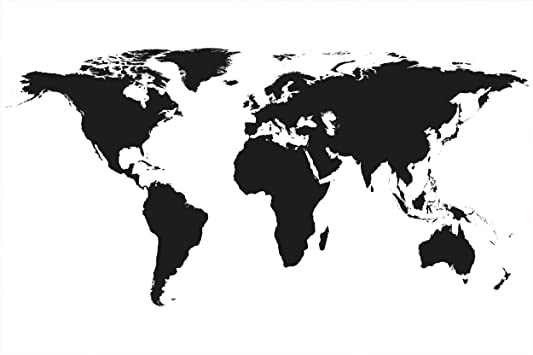
#> input picture mapa_mundi_binario.jpg, 533 x 355 px
$ python current.py
#> lines starting #> are read from the running program, lines starting #| are printed output that depends on the picture; after the words box and inside, x2 and y2 are one past the last pixel; in counts of white or black regions, pixels touching at a corner belong together
import numpy as np
import cv2
import random
from heapq import heappop, heappush

# Constants
COLOR_WATER = [255, 0, 0]
COLOR_GROUND = [37, 73, 141]
COLOR_TRAVEL = [0, 0, 255]
COLOR_PORT = [154, 152, 150]
COLOR_DESTINY_PORT = [0, 255, 0]
COLOR_STORM = [128, 128, 128]
COLOR_BOAT = [65, 138, 222]

ID_GROUND = 0
ID_WATER = 1
ID_PORT = 2
ID_DESTINY_PORT = 3
ID_BOAT = 5
ID_STORM = 6
ID_TRAVEL = 7

PORT_POSITION = [[41, 40], [60, 22], [78, 29], [49, 72], [62, 72]]
STORM_POSITION = [
    [[20, 30], [30, 40]],
    [[55, 65], [10, 20]],
    [[80, 90], [60, 70]],
    [[10, 20], [70, 80]],
    [[40, 50], [85, 95]],
]

SIZE_RENDER = (355, 533)
SIZE_GAME = (100, 100)
X_MIN = 100
X_MAX = 300
Y_MIN = 50
Y_MAX = 200

WORLD_MAP_PATH = "mapa_mundi_binario.jpg"  # Update with your path

class Environment:
    def __init__(self):
        self.np_game = cv2.imread(WORLD_MAP_PATH, cv2.IMREAD_GRAYSCALE)
#> self.np_game: shape (355, 533); min 0, max 255, mean 205.8
        if self.np_game is None:
            raise FileNotFoundError(f"Cannot read the image at {WORLD_MAP_PATH}")

        self.np_game = self.np_game[Y_MIN:Y_MAX, X_MIN:X_MAX]
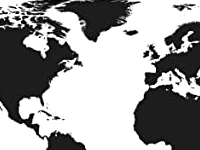
#> self.np_game: shape (150, 200); min 0, max 255, mean 154.8
        self.np_game = cv2.resize(self.np_game, SIZE_GAME, interpolation=cv2.INTER_AREA)
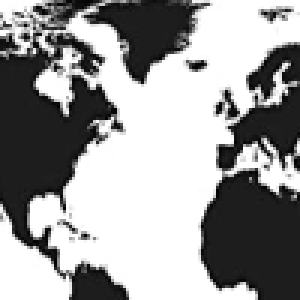
#> self.np_game: shape (100, 100) (shown 3 times larger); min 0, max 255, mean 154.8
        _, self.np_game = cv2.threshold(self.np_game, 128, 1, cv2.THRESH_BINARY)
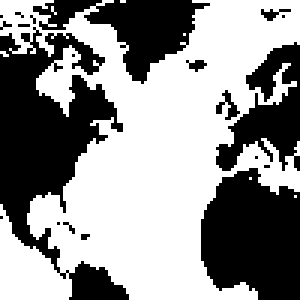
#> self.np_game: shape (100, 100) (shown 3 times larger); values 0 (black) and 1 (white), 57.1% white; 20 black regions (15 under 20 px), largest, box (x1, y1, x2, y2) and area: (0, 9, 43, 100) 1757, (67, 56, 100, 100) 1158, (11, 0, 70, 28) 687, (72, 14, 100, 57) 589, (72, 30, 80, 40) 32
        self.np_game = self.np_game.astype(int)

        for x, y in PORT_POSITION:
            if 0 <= x < SIZE_GAME[0] and 0 <= y < SIZE_GAME[1]:
                self.np_game[x, y] = ID_PORT
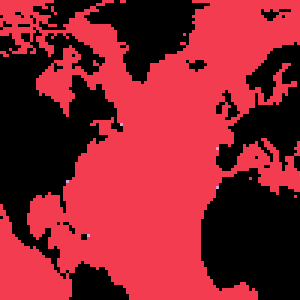
#> self.np_game: shape (100, 100) int64 (shown 3 times larger); 3 distinct labels, from 0 to 2; one colour per label, 0 black

        self.state = []
        self.done = False
        self.reward = 0
        self.cargo = 0
        self.fuel = 100
        self.port_cargo = {}
        self.storm_active = {}
        self.storm_size = {}
        self.original_storm_positions = STORM_POSITION.copy()
        self.storm_movement_range = {}
        self.current_port_index = 0

        self.initialize_ports()
        self.initialize_storms()

    def initialize_ports(self):
        for i in range(len(PORT_POSITION)):
            self.port_cargo[i] = [random.randint(5, 20), random.randint(5, 20)]

    def initialize_storms(self):
        for i in range(len(STORM_POSITION)):
            # Only activate the storm if it's on a water tile
            if self.is_storm_on_water(STORM_POSITION[i]):
                self.storm_active[i] = random.random() < 0.3
            else:
                self.storm_active[i] = False  # Deactivate if not on water
            self.storm_size[i] = random.randint(5, 10)
            self.storm_movement_range[i] = (
                (-2, 2),  # x movement range
                (-2, 2)   # y movement range
            )

    def is_storm_on_water(self, storm_pos):
        """Checks if a storm's initial position is entirely on water tiles."""
        for x in range(storm_pos[0][0], storm_pos[0][1]):
            for y in range(storm_pos[1][0], storm_pos[1][1]):
                if 0 <= x < SIZE_GAME[0] and 0 <= y < SIZE_GAME[1]:
                    if self.np_game[x, y] != ID_WATER:
                        return False
                else:
                    return False  # Out of bounds is considered not on water
        return True

    def is_valid_storm_move(self, new_pos):
        """Checks if a new storm position is entirely on water tiles."""
        for x in range(new_pos[0][0], new_pos[0][1]):
            for y in range(new_pos[1][0], new_pos[1][1]):
                if 0 <= x < SIZE_GAME[0] and 0 <= y < SIZE_GAME[1]:
                    if self.np_game[x, y] != ID_WATER:
                        return False
                else:
                    return False  # Out of bounds is considered invalid
        return True

    def update_storms(self):
        temp_storm_cells = {}

        for storm_index, active in self.storm_active.items():
            if active:
                x_range, y_range = self.storm_movement_range[storm_index]
                dx = random.randint(x_range[0], x_range[1])
                dy = random.randint(y_range[0], y_range[1])

                new_pos = [
                    [
                        self.original_storm_positions[storm_index][0][0] + dx,
                        self.original_storm_positions[storm_index][0][1] + dx,
                    ],
                    [
                        self.original_storm_positions[storm_index][1][0] + dy,
                        self.original_storm_positions[storm_index][1][1] + dy,
                    ],
                ]

                # Keep within bounds and ensure new position is on water
                new_pos[0][0] = max(0, min(new_pos[0][0], SIZE_GAME[0] - self.storm_size[storm_index]))
                new_pos[0][1] = max(0, min(new_pos[0][1], SIZE_GAME[0] - self.storm_size[storm_index]))
                new_pos[1][0] = max(0, min(new_pos[1][0], SIZE_GAME[1] - self.storm_size[storm_index]))
                new_pos[1][1] = max(0, min(new_pos[1][1], SIZE_GAME[1] - self.storm_size[storm_index]))

                # If the new position is valid (entirely on water), update the storm's position
                if self.is_valid_storm_move(new_pos):
                    STORM_POSITION[storm_index] = new_pos

                    for x in range(new_pos[0][0], new_pos[0][1]):
                        for y in range(new_pos[1][0], new_pos[1][1]):
                            if 0 <= x < SIZE_GAME[0] and 0 <= y < SIZE_GAME[1]:
                                temp_storm_cells[(x, y)] = True
                else:
                    # If the move is invalid, deactivate the storm
                    self.storm_active[storm_index] = False

        # Reset all ID_STORM cells to ID_WATER
        for x in range(SIZE_GAME[0]):
            for y in range(SIZE_GAME[1]):
                if self.np_game[x, y] == ID_STORM:
                    self.np_game[x, y] = ID_WATER

        # Update cells that are going to be covered by storms to ID_STORM
        for (x, y) in temp_storm_cells:
            self.np_game[x, y] = ID_STORM

    def calculate_fuel_cost(self, start, end):
        distance = np.sqrt((end[0] - start[0]) ** 2 + (end[1] - start[1]) ** 2)
        return distance * (1 + random.uniform(-0.1, 0.1))

    def render_real_time(self):
        np_render = np.zeros((self.np_game.shape[0], self.np_game.shape[1], 3), dtype="uint8")

        np_render[self.np_game == ID_WATER] = COLOR_WATER
        np_render[self.np_game == ID_GROUND] = COLOR_GROUND

        for storm_index, active in self.storm_active.items():
            if active:
                for x in range(STORM_POSITION[storm_index][0][0], STORM_POSITION[storm_index][0][1]):
                    for y in range(STORM_POSITION[storm_index][1][0], STORM_POSITION[storm_index][1][1]):
                        if 0 <= x < SIZE_GAME[0] and 0 <= y < SIZE_GAME[1]:
                            np_render[x, y] = COLOR_STORM

        np_render[self.np_game == ID_PORT] = COLOR_PORT
        np_render[self.np_game == ID_DESTINY_PORT] = COLOR_DESTINY_PORT
        np_render[self.np_game == ID_TRAVEL] = COLOR_TRAVEL

        x, y = np.where(self.np_game == ID_BOAT)
        if len(x) > 0 and len(y) > 0:
            x, y = x[0], y[0]
            np_render[x, y - 3:y + 3, :] = COLOR_BOAT
            np_render[x + 1, y - 2:y + 2, :] = COLOR_BOAT
            np_render[x - 4:x, y, :] = [0, 0, 0]
            np_render[x - 4:x - 1, y + 1, :] = [255, 255, 255]
            np_render[x - 3, y + 2, :] = [255, 255, 255]

        frame_resized = cv2.resize(np_render, SIZE_RENDER, interpolation=cv2.INTER_AREA)
        font = cv2.FONT_HERSHEY_SIMPLEX

        # Display stats
        cv2.putText(frame_resized, f"Fuel: {self.fuel:.2f}", (10, 20), font, 0.5, (255, 255, 255), 1, cv2.LINE_AA)
        cv2.putText(frame_resized, f"Cargo: {self.cargo}", (10, 40), font, 0.5, (255, 255, 255), 1, cv2.LINE_AA)
        cv2.putText(frame_resized, f"Reward: {self.reward}", (10, 60), font, 0.5, (255, 255, 255), 1, cv2.LINE_AA)

        # Display port info
        port_info_y = 80
        for port_index, cargo in self.port_cargo.items():
            cv2.putText(frame_resized, f"P{port_index + 1} - Drop: {cargo[0]}, Pick: {cargo[1]}",
                       (10, port_info_y), font, 0.5, (255, 255, 255), 1, cv2.LINE_AA)
            port_info_y += 20

        cv2.imshow("Environment", frame_resized)
        key = cv2.waitKey(100)
        if key == ord("q"):
            cv2.destroyAllWindows()
            exit()

    def reset(self):
        self.np_game[((self.np_game == ID_BOAT) + (self.np_game == ID_TRAVEL))] = ID_WATER
        self.done = False
        self.reward = 0
        self.cargo = 0
        self.fuel = 100
        self.current_port_index = 0
        self.initialize_ports()
        self.initialize_storms()

        destination_port = PORT_POSITION[self.current_port_index]
        self.np_game[destination_port[0], destination_port[1]] = ID_BOAT
#> self.np_game: shape (100, 100) int64; 4 distinct labels, from 0 to 5
        self.state = destination_port

        return self.state

    def update_cargo_at_port(self):
        self.port_cargo[self.current_port_index] = [random.randint(5, 20), random.randint(5, 20)]

    def is_in_storm(self, x, y):
        for storm_index, active in self.storm_active.items():
            if active:
                if (STORM_POSITION[storm_index][0][0] <= x < STORM_POSITION[storm_index][0][1] and
                    STORM_POSITION[storm_index][1][0] <= y < STORM_POSITION[storm_index][1][1]):
                    return True
        return False

    def step(self):
        ship_x, ship_y = self.state
        self.current_port_index = (self.current_port_index + 1) % len(PORT_POSITION)
        target_port = PORT_POSITION[self.current_port_index]

        dx, dy = target_port[0] - ship_x, target_port[1] - ship_y
        move_x, move_y = np.sign(dx), np.sign(dy)

        if 0 <= ship_x + move_x < SIZE_GAME[0] and 0 <= ship_y + move_y < SIZE_GAME[1]:
            new_x, new_y = ship_x + move_x, ship_y + move_y
            fuel_cost = self.calculate_fuel_cost([ship_x, ship_y], [new_x, new_y])

            if self.fuel >= fuel_cost:
                if self.is_in_storm(new_x, new_y):
                    self.reward -= 5
                    if random.random() < 0.03:
                        self.cargo = 0
                        self.reward -= 50
                        print("Lost all cargo in the storm!")

                    if random.random() < 0.05:
                        move_x, move_y = 0, 0

                if self.np_game[new_x, new_y] == ID_GROUND:
                    self.reward -= 5
                else:
                    self.np_game[ship_x, ship_y] = ID_TRAVEL
                    self.np_game[new_x, new_y] = ID_BOAT
                    self.state = [new_x, new_y]
                    self.fuel -= fuel_cost
                    self.reward -= 1

                    if self.state == target_port:
                        drop_off = self.port_cargo[self.current_port_index][0]
                        pick_up = self.port_cargo[self.current_port_index][1]

                        self.cargo -= drop_off
                        self.cargo = max(0, self.cargo)
                        self.cargo += pick_up

                        self.update_cargo_at_port()
                        self.done = True
                        self.reward += 100
            else:
                self.reward -= 10
                self.done = True
        else:
            self.reward -= 10

        return self.state, self.reward, self.done

if __name__ == "__main__":
    env = Environment()
    state = env.reset()

    try:
        for _ in range(1000):
            state, reward, done = env.step()
            env.update_storms()
            env.render_real_time()
#> (the program exits here)
